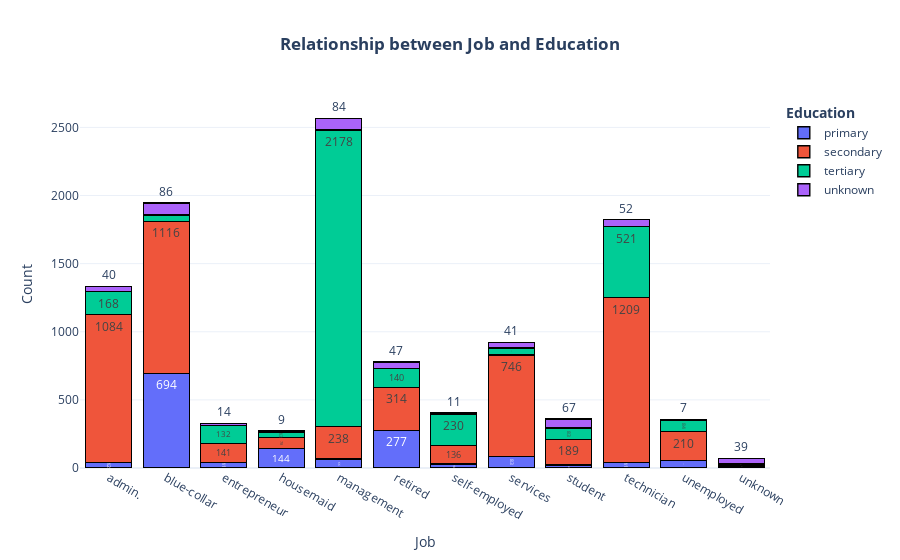

Write notebook code for a chart like this one.
### Code cell
import plotly.express as px

# Count the number of customers for each combination of job and education
job_education_counts = df.groupby(['job', 'education']).size().reset_index(name='count')

# Create the stacked bar plot
fig = px.bar(job_education_counts, x='job', y='count', color='education', barmode='stack',
             text='count', template='plotly_white',
             title='<b>Relationship between Job and Education</b>',
             labels={'job': 'Job', 'count': 'Count', 'education': 'Education'})

# Update marker properties
fig.update_traces(marker=dict(line=dict(color='#000000', width=1.4)))

# Update layout
fig.update_layout(title_x=0.5, legend_title_text='<b>Education')

fig.show()

### Figure 1 — Plotly figure (JSON) as saved in the notebook; plotly's stock layout.template omitted (floating-point values rounded to 4 significant figures)
{"data": [{"alignmentgroup": "True", "hovertemplate": "Education=primary<br>Job=%{x}<br>Count=%{text}<extra></extra>", "legendgroup": "primary", "marker": {"color": "#636efa", "line": {"color": "#000000", "width": 1.4}, "pattern": {"shape": ""}}, "name": "primary", "offsetgroup": "primary", "orientation": "v", "showlegend": true, "text": [42.0, 694.0, 41.0, 144.0, 66.0, 277.0, 28.0, 83.0, 21.0, 41.0, 56.0, 7.0], "textposition": "auto", "type": "bar", "x": ["admin.", "blue-collar", "entrepreneur", "housemaid", "management", "retired", "self-employed", "services", "student", "technician", "unemployed", "unknown"], "xaxis": "x", "y": [42, 694, 41, 144, 66, 277, 28, 83, 21, 41, 56, 7], "yaxis": "y"}, {"alignmentgroup": "True", "hovertemplate": "Education=secondary<br>Job=%{x}<br>Count=%{text}<extra></extra>", "legendgroup": "secondary", "marker": {"color": "#EF553B", "line": {"color": "#000000", "width": 1.4}, "pattern": {"shape": ""}}, "name": "secondary", "offsetgroup": "secondary", "orientation": "v", "showlegend": true, "text": [1084.0, 1116.0, 141.0, 78.0, 238.0, 314.0, 136.0, 746.0, 189.0, 1209.0, 210.0, 15.0], "textposition": "auto", "type": "bar", "x": ["admin.", "blue-collar", "entrepreneur", "housemaid", "management", "retired", "self-employed", "services", "student", "technician", "unemployed", "unknown"], "xaxis": "x", "y": [1084, 1116, 141, 78, 238, 314, 136, 746, 189, 1209, 210, 15], "yaxis": "y"}, {"alignmentgroup": "True", "hovertemplate": "Education=tertiary<br>Job=%{x}<br>Count=%{text}<extra></extra>", "legendgroup": "tertiary", "marker": {"color": "#00cc96", "line": {"color": "#000000", "width": 1.4}, "pattern": {"shape": ""}}, "name": "tertiary", "offsetgroup": "tertiary", "orientation": "v", "showlegend": true, "text": [168.0, 48.0, 132.0, 43.0, 2178.0, 140.0, 230.0, 53.0, 83.0, 521.0, 84.0, 9.0], "textposition": "auto", "type": "bar", "x": ["admin.", "blue-collar", "entrepreneur", "housemaid", "management", "retired", "self-employed", "services", "student", "technician", "unemployed", "unknown"], "xaxis": "x", "y": [168, 48, 132, 43, 2178, 140, 230, 53, 83, 521, 84, 9], "yaxis": "y"}, {"alignmentgroup": "True", "hovertemplate": "Education=unknown<br>Job=%{x}<br>Count=%{text}<extra></extra>", "legendgroup": "unknown", "marker": {"color": "#ab63fa", "line": {"color": "#000000", "width": 1.4}, "pattern": {"shape": ""}}, "name": "unknown", "offsetgroup": "unknown", "orientation": "v", "showlegend": true, "text": [40.0, 86.0, 14.0, 9.0, 84.0, 47.0, 11.0, 41.0, 67.0, 52.0, 7.0, 39.0], "textposition": "auto", "type": "bar", "x": ["admin.", "blue-collar", "entrepreneur", "housemaid", "management", "retired", "self-employed", "services", "student", "technician", "unemployed", "unknown"], "xaxis": "x", "y": [40, 86, 14, 9, 84, 47, 11, 41, 67, 52, 7, 39], "yaxis": "y"}], "layout": {"barmode": "stack", "legend": {"title": {"text": "<b>Education"}, "tracegroupgap": 0}, "title": {"text": "<b>Relationship between Job and Education</b>", "x": 0.5}, "xaxis": {"anchor": "y", "domain": [0.0, 1.0], "title": {"text": "Job"}}, "yaxis": {"anchor": "x", "domain": [0.0, 1.0], "title": {"text": "Count"}}}}
